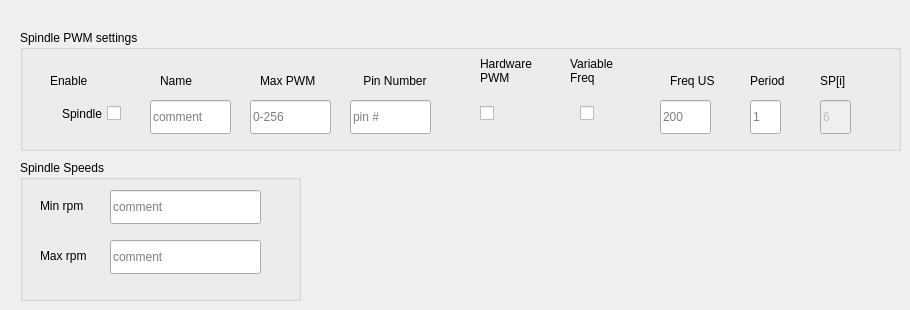
      <widget class="QWidget" name="tab_5">
       <attribute name="title">
        <string>Spindle</string>
       </attribute>
       <widget class="QGroupBox" name="groupBox">
        <property name="geometry">
         <rect>
          <x>20</x>
          <y>30</y>
          <width>881</width>
          <height>121</height>
         </rect>
        </property>
        <property name="title">
         <string>Spindle PWM settings</string>
        </property>
        <widget class="QLineEdit" name="pwm6spi_2">
         <property name="enabled">
          <bool>false</bool>
         </property>
         <property name="geometry">
          <rect>
           <x>800</x>
           <y>70</y>
           <width>31</width>
           <height>34</height>
          </rect>
         </property>
         <property name="text">
          <string>6</string>
         </property>
         <property name="placeholderText">
          <string>1</string>
         </property>
        </widget>
        <widget class="QLabel" name="label_171">
         <property name="geometry">
          <rect>
           <x>800</x>
           <y>40</y>
           <width>51</width>
           <height>22</height>
          </rect>
         </property>
         <property name="text">
          <string>SP[i]</string>
         </property>
        </widget>
        <widget class="QCheckBox" name="spindle">
         <property name="geometry">
          <rect>
           <x>20</x>
           <y>70</y>
           <width>81</width>
           <height>27</height>
          </rect>
         </property>
         <property name="layoutDirection">
          <enum>Qt::RightToLeft</enum>
         </property>
         <property name="text">
          <string>Spindle</string>
         </property>
        </widget>
        <widget class="QLabel" name="label_172">
         <property name="geometry">
          <rect>
           <x>550</x>
           <y>20</y>
           <width>61</width>
           <height>41</height>
          </rect>
         </property>
         <property name="text">
          <string>Variable Freq</string>
         </property>
         <property name="wordWrap">
          <bool>true</bool>
         </property>
        </widget>
        <widget class="QLabel" name="label_176">
         <property name="geometry">
          <rect>
           <x>30</x>
           <y>20</y>
           <width>111</width>
           <height>61</height>
          </rect>
         </property>
         <property name="text">
          <string>Enable</string>
         </property>
         <property name="wordWrap">
          <bool>true</bool>
         </property>
        </widget>
        <widget class="QCheckBox" name="pwm6vf_2">
         <property name="geometry">
          <rect>
           <x>560</x>
           <y>70</y>
           <width>21</width>
           <height>27</height>
          </rect>
         </property>
         <property name="text">
          <string/>
         </property>
        </widget>
        <widget class="QCheckBox" name="pwm6hw_2">
         <property name="geometry">
          <rect>
           <x>460</x>
           <y>70</y>
           <width>21</width>
           <height>27</height>
          </rect>
         </property>
         <property name="text">
          <string/>
         </property>
        </widget>
        <widget class="QLineEdit" name="pwm6pin_2">
         <property name="geometry">
          <rect>
           <x>330</x>
           <y>70</y>
           <width>81</width>
           <height>34</height>
          </rect>
         </property>
         <property name="placeholderText">
          <string>pin #</string>
         </property>
        </widget>
        <widget class="QLabel" name="label_170">
         <property name="geometry">
          <rect>
           <x>650</x>
           <y>40</y>
           <width>68</width>
           <height>22</height>
          </rect>
         </property>
         <property name="text">
          <string>Freq US</string>
         </property>
        </widget>
        <widget class="QLineEdit" name="pwm6period_2">
         <property name="geometry">
          <rect>
           <x>730</x>
           <y>70</y>
           <width>31</width>
           <height>34</height>
          </rect>
         </property>
         <property name="placeholderText">
          <string>1</string>
         </property>
        </widget>
        <widget class="QLabel" name="label_177">
         <property name="geometry">
          <rect>
           <x>730</x>
           <y>40</y>
           <width>51</width>
           <height>22</height>
          </rect>
         </property>
         <property name="text">
          <string>Period</string>
         </property>
        </widget>
        <widget class="QLabel" name="label_54">
         <property name="geometry">
          <rect>
           <x>140</x>
           <y>40</y>
           <width>68</width>
           <height>22</height>
          </rect>
         </property>
         <property name="text">
          <string>Name</string>
         </property>
        </widget>
        <widget class="QLineEdit" name="pwm6max_2">
         <property name="geometry">
          <rect>
           <x>230</x>
           <y>70</y>
           <width>81</width>
           <height>34</height>
          </rect>
         </property>
         <property name="placeholderText">
          <string>0-256</string>
         </property>
        </widget>
        <widget class="QLineEdit" name="pwm6txt_2">
         <property name="geometry">
          <rect>
           <x>130</x>
           <y>70</y>
           <width>81</width>
           <height>34</height>
          </rect>
         </property>
         <property name="placeholderText">
          <string>comment</string>
         </property>
        </widget>
        <widget class="QLabel" name="label_174">
         <property name="geometry">
          <rect>
           <x>240</x>
           <y>40</y>
           <width>71</width>
           <height>22</height>
          </rect>
         </property>
         <property name="text">
          <string>Max PWM</string>
         </property>
        </widget>
        <widget class="QLabel" name="label_175">
         <property name="geometry">
          <rect>
           <x>340</x>
           <y>40</y>
           <width>101</width>
           <height>22</height>
          </rect>
         </property>
         <property name="text">
          <string> Pin Number</string>
         </property>
        </widget>
        <widget class="QLineEdit" name="pwm6freq_2">
         <property name="geometry">
          <rect>
           <x>640</x>
           <y>70</y>
           <width>51</width>
           <height>34</height>
          </rect>
         </property>
         <property name="placeholderText">
          <string>200</string>
         </property>
        </widget>
        <widget class="QLabel" name="label_173">
         <property name="geometry">
          <rect>
           <x>460</x>
           <y>20</y>
           <width>68</width>
           <height>41</height>
          </rect>
         </property>
         <property name="text">
          <string>Hardware PWM</string>
         </property>
         <property name="wordWrap">
          <bool>true</bool>
         </property>
        </widget>
       </widget>
       <widget class="QGroupBox" name="groupBox_13">
        <property name="geometry">
         <rect>
          <x>20</x>
          <y>160</y>
          <width>281</width>
          <height>141</height>
         </rect>
        </property>
        <property name="title">
         <string>Spindle Speeds</string>
        </property>
        <widget class="QLineEdit" name="spindleMinRpm">
         <property name="geometry">
          <rect>
           <x>90</x>
           <y>30</y>
           <width>151</width>
           <height>34</height>
          </rect>
         </property>
         <property name="placeholderText">
          <string>comment</string>
         </property>
        </widget>
        <widget class="QLineEdit" name="spindleMaxRpm">
         <property name="geometry">
          <rect>
           <x>90</x>
           <y>80</y>
           <width>151</width>
           <height>34</height>
          </rect>
         </property>
         <property name="placeholderText">
          <string>comment</string>
         </property>
        </widget>
        <widget class="QLabel" name="label_178">
         <property name="geometry">
          <rect>
           <x>20</x>
           <y>30</y>
           <width>81</width>
           <height>31</height>
          </rect>
         </property>
         <property name="text">
          <string>Min rpm</string>
         </property>
         <property name="wordWrap">
          <bool>true</bool>
         </property>
        </widget>
        <widget class="QLabel" name="label_180">
         <property name="geometry">
          <rect>
           <x>20</x>
           <y>80</y>
           <width>61</width>
           <height>31</height>
          </rect>
         </property>
         <property name="text">
          <string>Max rpm</string>
         </property>
         <property name="wordWrap">
          <bool>true</bool>
         </property>
        </widget>
       </widget>
      </widget>
